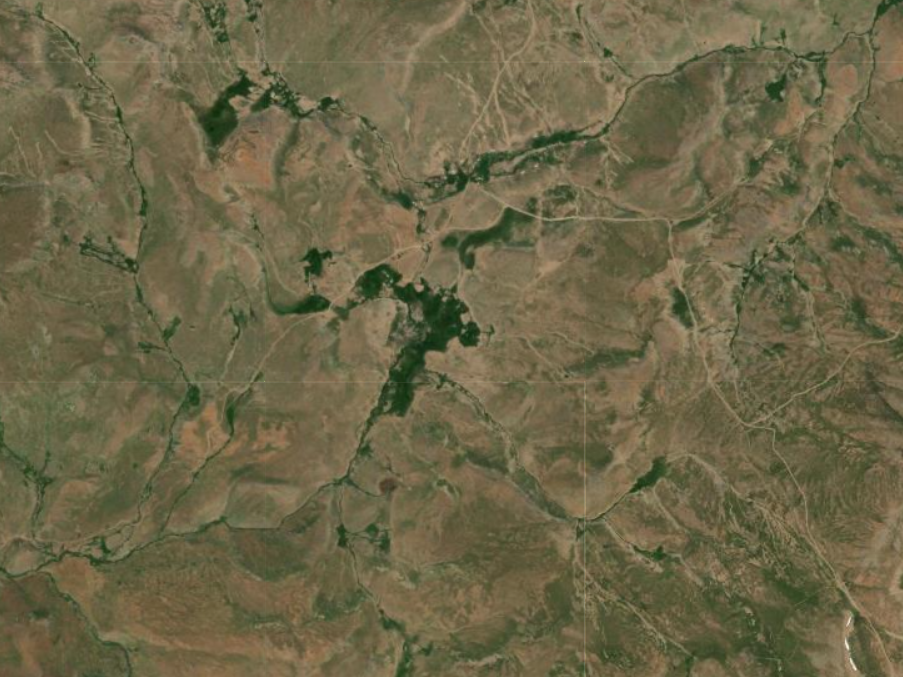
#> input picture aaaaa.png, 903 x 677 px
$ python moveCar.py
#> lines starting #> are read from the running program, lines starting #| are printed output that depends on the picture
### createPlane.py
import cv2
import numpy as np

img = cv2.imread('aaaaa.png') #resmi okuduk.
#> img is the input picture: shape (677, 903, 3); mean B, G, R 71.6, 101.7, 108.4

if img is None:
    print("Image is not found.")  #resim var mı yok mu kontrolü.
else:
    horizontal_repeat_number = 3  #yatay tekrar sayısı.
    vertical_repeat_number = 3  #dikey tekrar sayısı.

    plane = np.tile(img, (horizontal_repeat_number, vertical_repeat_number, 1)) # 3x3 görüntü oluşturuldu.
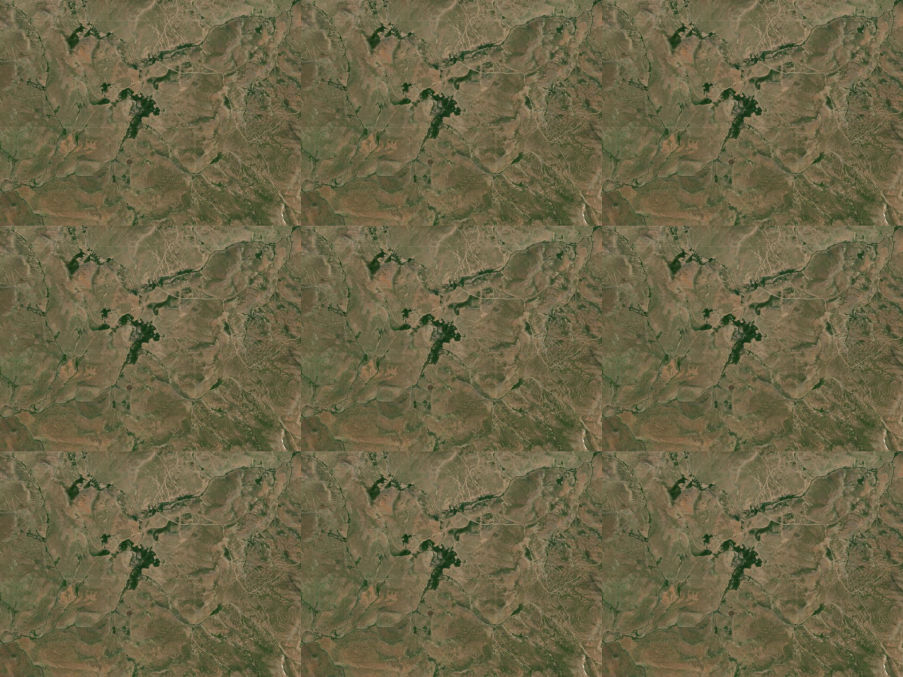
#> plane: shape (2031, 2709, 3) (shown at 1/3 size); mean B, G, R 71.6, 101.7, 108.4

    plane = cv2.resize(plane, (2800, 1600))
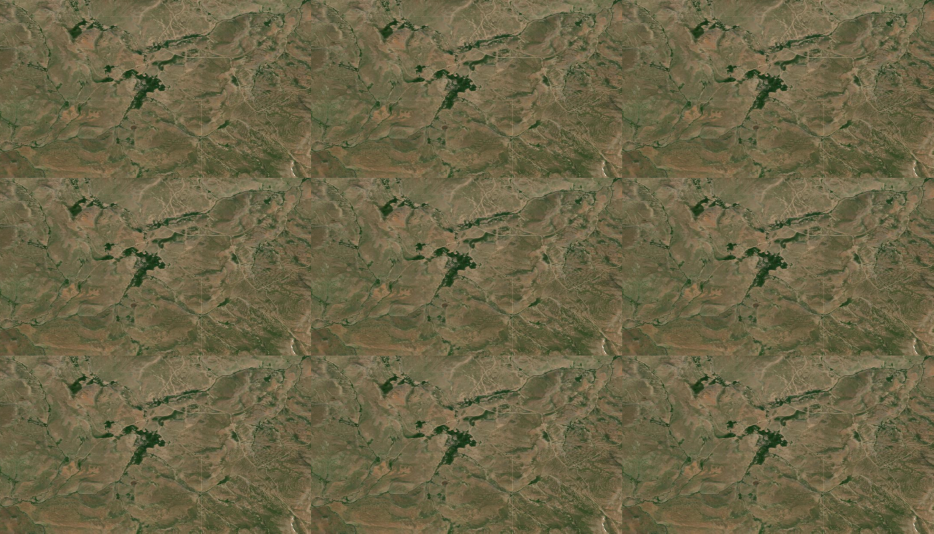
#> plane: shape (1600, 2800, 3) (shown at 1/3 size); mean B, G, R 71.4, 101.5, 108.3

    cv2.imshow('Created Plane', plane) #Görüntüyü ekranda göster.

    cv2.waitKey(0) #0 tuşuna basılana kadar görüntü açık kalır.

    cv2.destroyAllWindows() #0 tuşuna basıldığında tüm pencereleri kapatır.

    cv2.imwrite('createdPlane.png',plane) #Oluşturduğumuz düzlemi kaydeder.


### moveCar.py
import cv2
import numpy as np
import random
from createPlane import plane

cars_data = [
    {
        "dosya" : "camauflage_car.png",
        "width" : 100,
        "height" : 130
    },
    {
        "dosya" : "camauflage_car1.png",
        "width" : 45,
        "height" : 70
    }
]

car_templates = []

for data in cars_data:
    img = cv2.imread(data["dosya"], cv2.IMREAD_UNCHANGED)
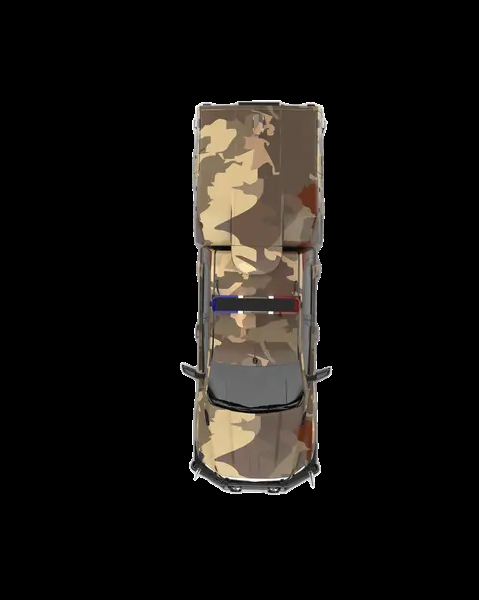
#> input picture camauflage_car.png, 479 x 600 px
#> img is the input picture: shape (600, 479, 4); mean B, G, R, A 16.9, 19.8, 22.3, 41.6
    if img is not None:
        car_templates.append({
            'original_img' : img,
            'target_width' : data["width"],
            'target_height' : data["height"]
        })
    else:
        print(f"WARNING! {data['dosya']} is not found.")

plane_height, plane_width, _ = plane.shape
#> plane_height = 1600; plane_width = 2800

listOfCars = []
numberOfCars = 5

for _ in range(numberOfCars):
    selected_template_index = random.randint(0, len(car_templates) - 1)
    selected_template = car_templates[selected_template_index]

    x = random.randint(0, plane_width - int(selected_template['target_width']))
    y = random.randint(0, plane_height - int(selected_template['target_height']))

    hiz = random.uniform(3.0, 5.5)
    aci = random.uniform(0, 2 * np.pi)
    salinim = random.uniform(-0.15, 0.15)

    listOfCars.append([float(x), float(y), float(hiz), float(aci), float(salinim), selected_template_index])
#> this loop made 5 passes
#> (selected_template_index, x, y) on passes 1 to 5: (1, 1722, 82), (1, 1952, 733), (1, 572, 194), (0, 1270, 202), (1, 2292, 206)
#> after the loop, listOfCars = [[1722, 82, 3.65, 3.21, -0.0285, 1], [1952, 733, 4.46, 5.71, 0.00141, 1], [572, 194, 4.55, 1.57, 0.123, 1], [1270, 202, 4.82, 5.65, 0.0552, 0], [2292, 206, 3.88, 1.99, 0.0421, 1]]

cv2.namedWindow('Simulation', cv2.WINDOW_NORMAL)
cv2.resizeWindow('Simulation', 1400, 800)

selection_done = False
filter_type = 1

def click_event(event, x, y, flags, param):
    global selection_done, filter_type

    if event == cv2.EVENT_LBUTTONDOWN:
        if 150 <= x <= 650 and 450 <= y <= 600:
            filter_type = 1
            selection_done =  True
        elif 750 <= x <= 1250 and 450 <= y <= 600:
            filter_type = 2
            selection_done = True

cv2.setMouseCallback('Simulation', click_event)

selection_screen = np.zeros((800, 1400, 3), dtype = np.uint8)

cv2.putText(selection_screen, "SIMULATION", (450, 180), cv2.FONT_HERSHEY_SIMPLEX, 2.5, (255, 255, 255), 4, cv2.LINE_AA)
cv2.putText(selection_screen, "Please select the filter you want to apply: ", (250, 300), cv2.FONT_HERSHEY_SIMPLEX, 1.2, (200, 200, 200), 2, cv2.LINE_AA)

cv2.rectangle(selection_screen, (150, 500), (650, 600), (0, 255, 255), -1)
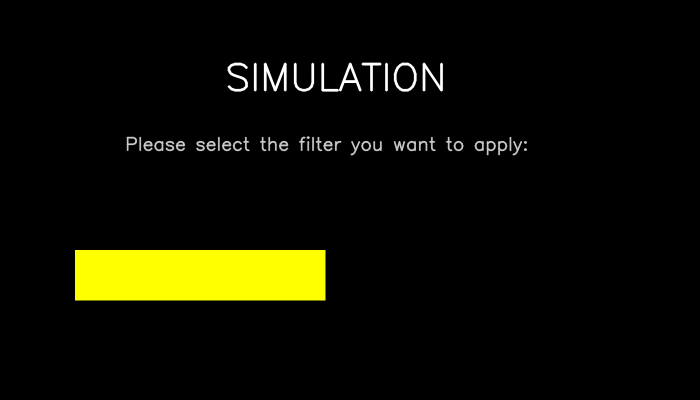
#> selection_screen: shape (800, 1400, 3) (shown at 1/2 size); mean of channels 0, 1, 2 2.6, 14.1, 14.1; drawn as B, G, R
cv2.putText(selection_screen, "Noise Filter", (230, 590), cv2.FONT_HERSHEY_SIMPLEX, 1.5, (0, 0, 0), 3, cv2.LINE_AA)

cv2.rectangle(selection_screen, (750, 500), (1250, 600), (0, 0, 255), -1)
cv2.putText(selection_screen, "Noise + Thermal Negative Filter", (765, 590), cv2.FONT_HERSHEY_SIMPLEX, 0.95, (255, 255, 255), 3, cv2.LINE_AA)
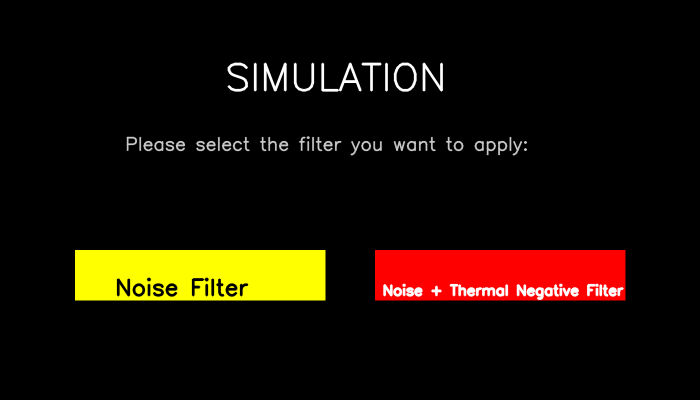
#> selection_screen: shape (800, 1400, 3) (shown at 1/2 size); mean of channels 0, 1, 2 3.8, 14.6, 24.9; drawn as B, G, R

while not selection_done:
    cv2.imshow("Simulation", selection_screen)
    if cv2.waitKey(1) & 0xFF == ord('q'):
#> (key q is pressed here)
        cv2.destroyAllWindows()
        exit()
#> (the program exits here)
